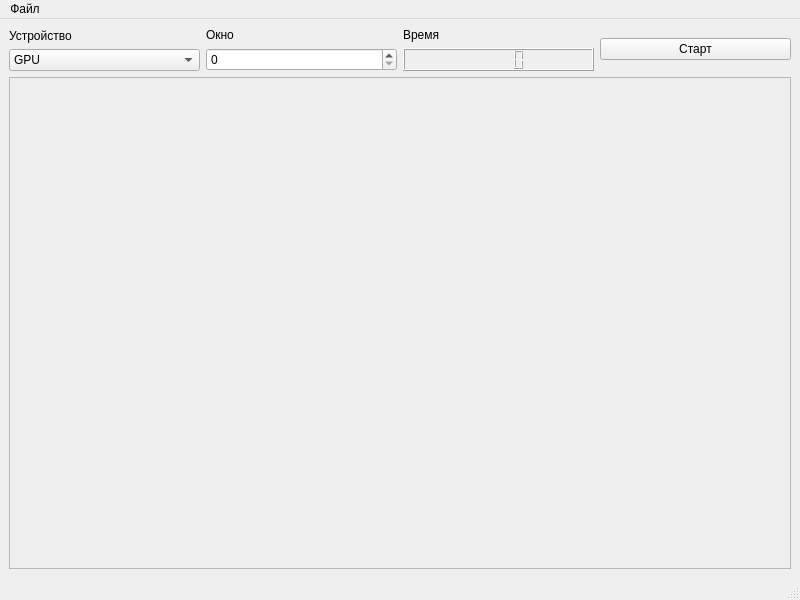
<?xml version="1.0" encoding="UTF-8"?>
<ui version="4.0">
 <class>MainWindow</class>
 <widget class="QMainWindow" name="MainWindow">
  <property name="geometry">
   <rect>
    <x>0</x>
    <y>0</y>
    <width>800</width>
    <height>600</height>
   </rect>
  </property>
  <property name="windowTitle">
   <string>MainWindow</string>
  </property>
  <widget class="QWidget" name="centralwidget">
   <layout class="QVBoxLayout" name="verticalLayout_5">
    <item>
     <layout class="QVBoxLayout" name="verticalLayout_4">
      <item>
       <layout class="QHBoxLayout" name="horizontalLayout">
        <item>
         <layout class="QVBoxLayout" name="verticalLayout">
          <item>
           <widget class="QLabel" name="label">
            <property name="text">
             <string>Устройство</string>
            </property>
           </widget>
          </item>
          <item>
           <widget class="QComboBox" name="comboBox">
            <item>
             <property name="text">
              <string>GPU</string>
             </property>
            </item>
            <item>
             <property name="text">
              <string>CPU</string>
             </property>
            </item>
           </widget>
          </item>
         </layout>
        </item>
        <item>
         <layout class="QVBoxLayout" name="verticalLayout_2">
          <item>
           <widget class="QLabel" name="label_2">
            <property name="text">
             <string>Окно</string>
            </property>
           </widget>
          </item>
          <item>
           <widget class="QSpinBox" name="spinBox"/>
          </item>
         </layout>
        </item>
        <item>
         <layout class="QVBoxLayout" name="verticalLayout_3">
          <item>
           <widget class="QLabel" name="label_3">
            <property name="text">
             <string>Время</string>
            </property>
           </widget>
          </item>
          <item>
           <widget class="QLCDNumber" name="lcdNumber"/>
          </item>
         </layout>
        </item>
        <item>
         <widget class="QPushButton" name="pBStart">
          <property name="text">
           <string>Старт</string>
          </property>
         </widget>
        </item>
       </layout>
      </item>
      <item>
       <widget class="QFrame" name="frame">
        <property name="sizePolicy">
         <sizepolicy hsizetype="Preferred" vsizetype="Preferred">
          <horstretch>0</horstretch>
          <verstretch>0</verstretch>
         </sizepolicy>
        </property>
        <property name="frameShape">
         <enum>QFrame::StyledPanel</enum>
        </property>
        <property name="frameShadow">
         <enum>QFrame::Raised</enum>
        </property>
       </widget>
      </item>
     </layout>
    </item>
   </layout>
  </widget>
  <widget class="QMenuBar" name="menubar">
   <property name="geometry">
    <rect>
     <x>0</x>
     <y>0</y>
     <width>800</width>
     <height>21</height>
    </rect>
   </property>
   <widget class="QMenu" name="menu">
    <property name="title">
     <string>Файл</string>
    </property>
    <addaction name="actnOpenFile"/>
   </widget>
   <addaction name="menu"/>
  </widget>
  <widget class="QStatusBar" name="statusbar"/>
  <action name="actnOpenFile">
   <property name="text">
    <string>Открыть</string>
   </property>
  </action>
 </widget>
 <resources/>
 <connections/>
</ui>
